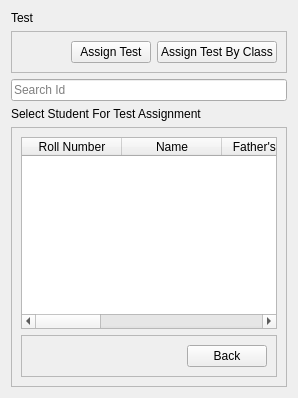
             <widget class="QWidget" name="page_12">
              <layout class="QVBoxLayout" name="verticalLayout_34">
               <item>
                <widget class="QLabel" name="label_25">
                 <property name="text">
                  <string>Test</string>
                 </property>
                </widget>
               </item>
               <item>
                <widget class="QFrame" name="frame_7">
                 <property name="frameShape">
                  <enum>QFrame::StyledPanel</enum>
                 </property>
                 <property name="frameShadow">
                  <enum>QFrame::Raised</enum>
                 </property>
                 <layout class="QHBoxLayout" name="horizontalLayout_10">
                  <item>
                   <spacer name="horizontalSpacer_9">
                    <property name="orientation">
                     <enum>Qt::Horizontal</enum>
                    </property>
                    <property name="sizeHint" stdset="0">
                     <size>
                      <width>40</width>
                      <height>20</height>
                     </size>
                    </property>
                   </spacer>
                  </item>
                  <item>
                   <widget class="QPushButton" name="pushButton_54">
                    <property name="cursor">
                     <cursorShape>PointingHandCursor</cursorShape>
                    </property>
                    <property name="text">
                     <string>Assign Test</string>
                    </property>
                   </widget>
                  </item>
                  <item>
                   <widget class="QPushButton" name="pushButton_53">
                    <property name="cursor">
                     <cursorShape>PointingHandCursor</cursorShape>
                    </property>
                    <property name="text">
                     <string>Assign Test By Class</string>
                    </property>
                   </widget>
                  </item>
                 </layout>
                </widget>
               </item>
               <item>
                <widget class="QLineEdit" name="lineEdit_5">
                 <property name="placeholderText">
                  <string>Search Id</string>
                 </property>
                 <property name="clearButtonEnabled">
                  <bool>true</bool>
                 </property>
                </widget>
               </item>
               <item>
                <widget class="QLabel" name="label_9">
                 <property name="text">
                  <string>Select Student For Test Assignment</string>
                 </property>
                </widget>
               </item>
               <item>
                <widget class="QFrame" name="frame_26">
                 <property name="frameShape">
                  <enum>QFrame::StyledPanel</enum>
                 </property>
                 <property name="frameShadow">
                  <enum>QFrame::Raised</enum>
                 </property>
                 <layout class="QVBoxLayout" name="verticalLayout_13">
                  <item>
                   <widget class="QTableWidget" name="tableWidget_5">
                    <property name="rowCount">
                     <number>0</number>
                    </property>
                    <column>
                     <property name="text">
                      <string>Roll Number</string>
                     </property>
                    </column>
                    <column>
                     <property name="text">
                      <string>Name</string>
                     </property>
                    </column>
                    <column>
                     <property name="text">
                      <string>Father's Name</string>
                     </property>
                    </column>
                    <column>
                     <property name="text">
                      <string>Phone</string>
                     </property>
                    </column>
                    <column>
                     <property name="text">
                      <string>Fathers_Phone</string>
                     </property>
                    </column>
                    <column>
                     <property name="text">
                      <string>Gender</string>
                     </property>
                    </column>
                    <column>
                     <property name="text">
                      <string>Class_Enroll</string>
                     </property>
                    </column>
                   </widget>
                  </item>
                  <item>
                   <widget class="QFrame" name="frame_24">
                    <property name="frameShape">
                     <enum>QFrame::StyledPanel</enum>
                    </property>
                    <property name="frameShadow">
                     <enum>QFrame::Raised</enum>
                    </property>
                    <layout class="QHBoxLayout" name="horizontalLayout_18">
                     <item>
                      <spacer name="horizontalSpacer_15">
                       <property name="orientation">
                        <enum>Qt::Horizontal</enum>
                       </property>
                       <property name="sizeHint" stdset="0">
                        <size>
                         <width>40</width>
                         <height>20</height>
                        </size>
                       </property>
                      </spacer>
                     </item>
                     <item>
                      <widget class="QPushButton" name="pushButton_38">
                       <property name="cursor">
                        <cursorShape>PointingHandCursor</cursorShape>
                       </property>
                       <property name="text">
                        <string>Back</string>
                       </property>
                      </widget>
                     </item>
                    </layout>
                   </widget>
                  </item>
                 </layout>
                </widget>
               </item>
              </layout>
             </widget>
